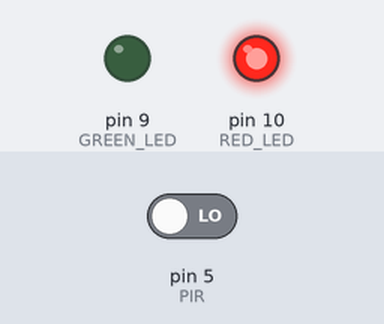
The sketch below on a simulated Arduino Uno, built with avr-gcc and run on an emulated ATmega328P. Shown: output pins drawn as LEDs (lit = HIGH). Inputs (shaded band) come from the test bench; at power-on: pin 5 (PIR) LOW.

Above: at 1.2 s.
1.3 s: pin 5 (PIR) driven HIGH
At 2.4 s:
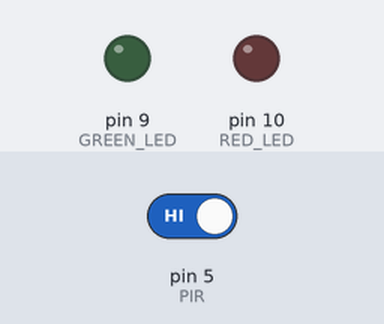
2.8 s: pin 5 (PIR) driven LOW
At 3.6 s:
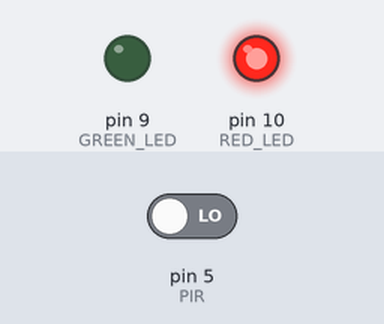
Timing chart, 0 to 5.8 s (numbered marks = the images above; inputs shaded):
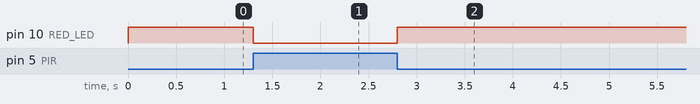

The sketch:

House_blink.ino
```cpp
#define RED_LED 10
#define GREEN_LED 9
#define PIR 5
bool state = false;
int dutyCycle = 128;

void setup() {
  // put your setup code here, to run once:
  Serial.begin(9600);
  pinMode(RED_LED, OUTPUT);
  pinMode(GREEN_LED, OUTPUT);
  pinMode(PIR, INPUT);
}

void loop() {
  if (digitalRead(PIR)) {
    digitalWrite(RED_LED, false);
  }
  else {
    (digitalWrite(RED_LED, true));
  }
}
```

Measured:
- after the input at 1.3 s, pin 10 (RED_LED): HIGH → LOW at once
- after the input at 2.8 s, pin 10 (RED_LED): LOW → HIGH at once
